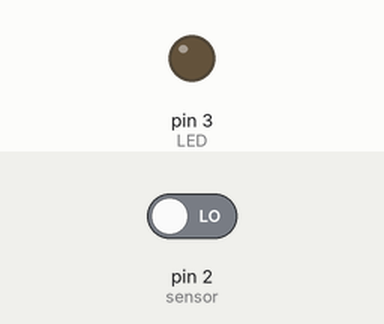
Recording of a sketch running on a simulated Arduino Uno, built with avr-gcc and run on an emulated ATmega328P. Parts: output pins drawn as LEDs (lit = HIGH). Inputs (shaded band) come from the test bench; at power-on: pin 2 (sensor) LOW.

Above: at 1.2 s.
1.3 s: pin 2 (sensor) driven HIGH
At 2.3 s:
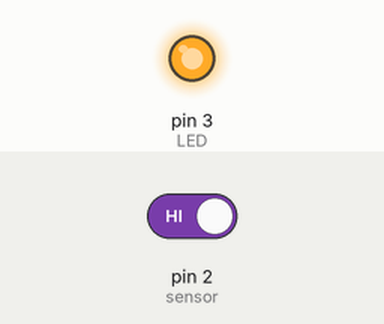
Timing chart, 0 to 4.3 s (numbered marks = the images above; inputs shaded):
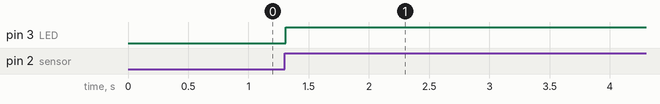

The sketch:

Sensor_Touch.ino
```cpp
// No se necesita ninguna Librería
const int LED = 3;
const int sensor = 2;
int sensorEstate = 0;    //se emplea para almacenar el estado del boton
int state = 0;           // 0 apagado - 1 encendido
int oldSensorEstate = 0; // antiguo valor del state

void setup(){

 pinMode(LED,OUTPUT);
 pinMode(sensor,INPUT); //sensor touch como señal de entrada

}

void loop() {

  sensorEstate = digitalRead(sensor); // lee el estado del Boton

  if ((sensorEstate == HIGH) && (oldSensorEstate == LOW)){
    state=1-state;
    delay(10);
  }

  oldSensorEstate = sensorEstate; // valor del antiguo estado

  if (state==1){

    digitalWrite(LED, HIGH); // enciende el LED

  } else{
    digitalWrite(LED,LOW); // apagar el LED
  }
}
```

Measured:
- after the input at 1.3 s, pin 3 (LED): LOW → HIGH at once
